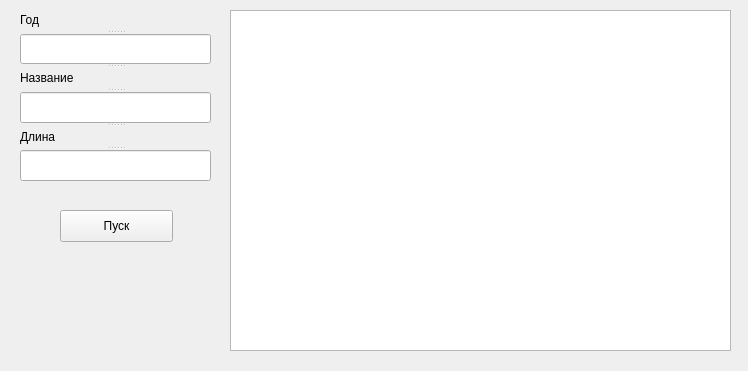
<?xml version="1.0" encoding="UTF-8"?>
<ui version="4.0">
 <class>Form</class>
 <widget class="QWidget" name="Form">
  <property name="geometry">
   <rect>
    <x>0</x>
    <y>0</y>
    <width>748</width>
    <height>371</height>
   </rect>
  </property>
  <property name="windowTitle">
   <string>Формирование запросов</string>
  </property>
  <widget class="QPushButton" name="pushButton">
   <property name="geometry">
    <rect>
     <x>60</x>
     <y>210</y>
     <width>113</width>
     <height>32</height>
    </rect>
   </property>
   <property name="text">
    <string>Пуск</string>
   </property>
  </widget>
  <widget class="QTableWidget" name="tableWidget">
   <property name="geometry">
    <rect>
     <x>230</x>
     <y>10</y>
     <width>501</width>
     <height>341</height>
    </rect>
   </property>
  </widget>
  <widget class="QSplitter" name="splitter">
   <property name="geometry">
    <rect>
     <x>20</x>
     <y>10</y>
     <width>191</width>
     <height>171</height>
    </rect>
   </property>
   <property name="orientation">
    <enum>Qt::Vertical</enum>
   </property>
   <widget class="QLabel" name="label">
    <property name="text">
     <string>Год</string>
    </property>
   </widget>
   <widget class="QLineEdit" name="year"/>
   <widget class="QLabel" name="label_2">
    <property name="text">
     <string>Название</string>
    </property>
   </widget>
   <widget class="QLineEdit" name="title"/>
   <widget class="QLabel" name="label_3">
    <property name="text">
     <string>Длина</string>
    </property>
   </widget>
   <widget class="QLineEdit" name="duration"/>
  </widget>
 </widget>
 <resources/>
 <connections/>
</ui>
